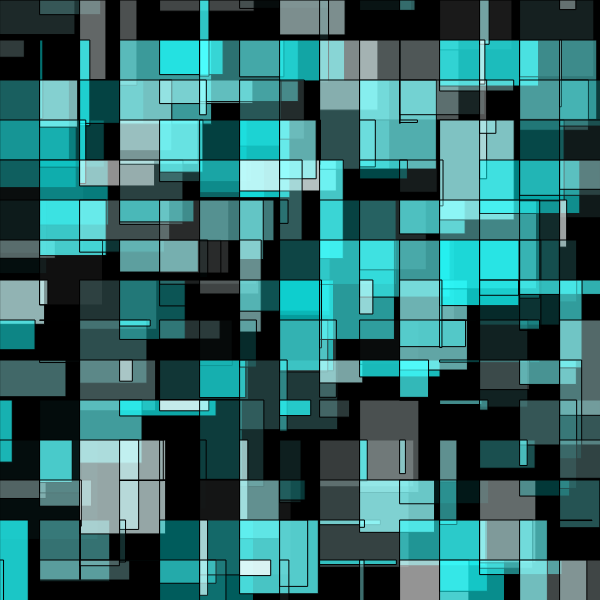
Frame 1 (no input)
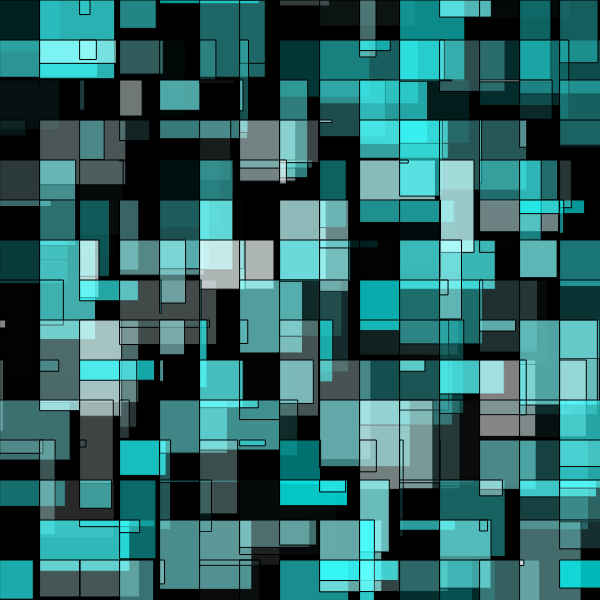
Frame 2 (the mouse pressed at the canvas centre, redrawn once)

The p5.js sketch that drew these frames (run headless with seeded random() and noise() and a simulated clock; the mouse was pressed at the canvas centre and the sketch redrawn once):

// p5.js sketch
// ── sketch.js
function setup() {
  	createCanvas(600, 600);
	noLoop();
}

function draw() {
	background(0);
	
	var rows = 15;
	var cols = 15;
	
	var rowHeight = height / rows;
	var colWidth = width / cols;
	
	
	for (var i=0; i<cols; i++) {
		for (var j=0; j<rows; j++) {
			fill(random(255),255,255,random(200));
			rect(i * colWidth, j * rowHeight, random(100), random(100));
		}		
	}
}
